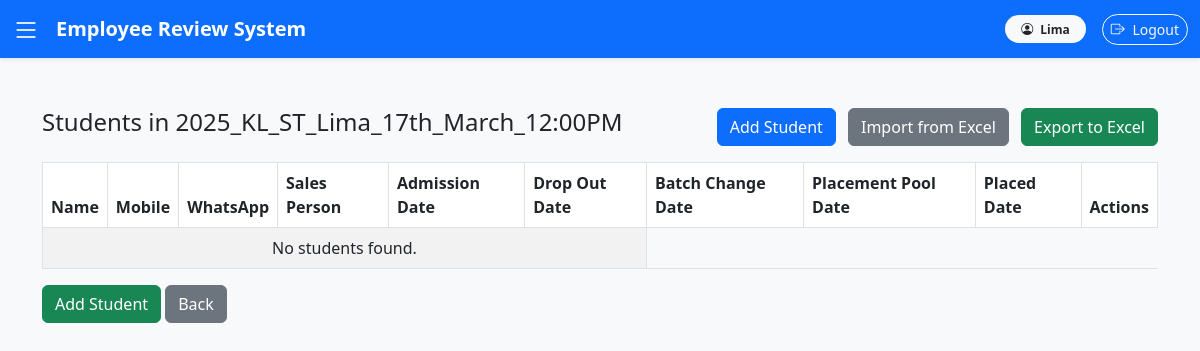
Before: /batch/2/students/ (signed in) with the older database file.
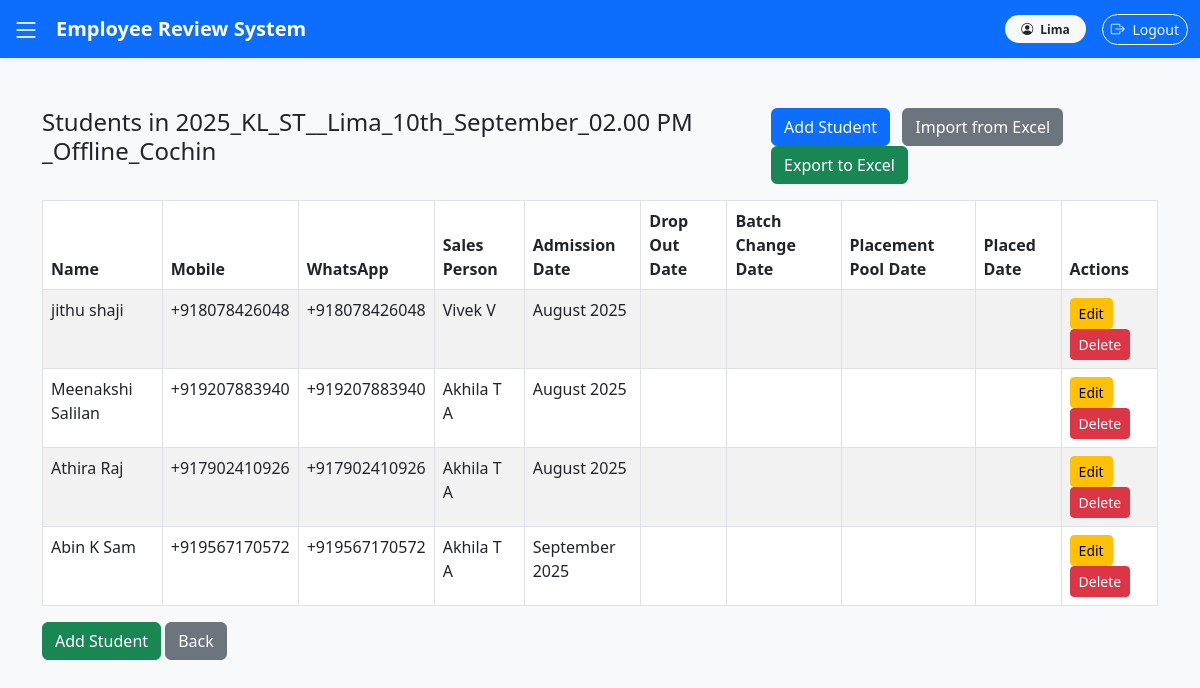
After: the same page with the newer database file.
### settings_app/models.py (models this page shows, shortened)
class Master(models.Model):
    created_date = models.DateTimeField(auto_now_add=True)
    isactive = models.BooleanField(default=True,verbose_name="Active")
    created_user = models.ForeignKey(User, null=True, blank=True, on_delete=models.CASCADE)
    class Meta:
        abstract = True
        ordering = ['-isactive']

class Batch(Master):
    name = models.CharField(max_length=100)
    branch = models.ForeignKey(Branch, on_delete=models.CASCADE)
    course = models.ForeignKey(Course, on_delete=models.CASCADE)
    faculty = models.ForeignKey(FacultyProfile, on_delete=models.CASCADE)  # 🔥 New Foreign Key
    start_date = models.DateField()  #  Added
    end_date = models.DateField()    #  Added
    total_students = models.IntegerField()
    completed = models.BooleanField(default=False)  # New field to mark batch completion

class StudentProfile(Master):
    user = models.OneToOneField(User, on_delete=models.CASCADE, related_name="student_profile")
    batch = models.ForeignKey(Batch, on_delete=models.CASCADE)
    mobile_no = PhoneNumberField(null=True, blank=True, region='IN', unique=True)  # 'IN' for India
    whatsapp_no = PhoneNumberField(null=True, blank=True, region='IN', unique=True)
    sales_person = models.ForeignKey(
        SalesProfile,
        on_delete=models.CASCADE,  # mandatory, so CASCADE makes sense
        related_name="students",
        help_text="Select the counselor who enrolled this student"
    )
    drop_out = models.BooleanField(default=False, verbose_name="Drop Out")
    admission_date = models.DateField(
        help_text="Month & Year of admission"
    )
    dropout_date = models.DateField(null=True, blank=True,
        help_text="Dropped Out Date"
    )
    batch_change = models.BooleanField(null=True, blank=True, default=False, verbose_name="Batch Changed")
    batch_change_date = models.DateField(null=True, blank=True,
        help_text="Batch Changed Date"
    )
    placed = models.BooleanField(null=True, blank=True, default=False, verbose_name="Placed")
    placed_date = models.DateField(null=True, blank=True,
        help_text="Placed Date"
    )
    placement_pool_added = models.BooleanField(null=True, blank=True, default=False, verbose_name="Placement Pool Added")
    placement_pool_added_date = models.DateField(null=True, blank=True,
        help_text="Placement Pool Added Date"
    )

class SalesProfile(Master):
    user = models.OneToOneField(User, on_delete=models.CASCADE, related_name="sales_user")
    branch = models.ForeignKey(Branch, on_delete=models.CASCADE)
    mobile_no = PhoneNumberField(null=True, blank=True, region='IN')  # 'IN' for India
    whatsapp_no = PhoneNumberField(null=True, blank=True, region='IN')
    reporting_officers = models.ManyToManyField(
        User,
        blank=True,
        related_name="sales_reporting_officers",
        help_text="Select reporting officers (Sales or Managers only)"
    )

### settings_app/views.py (the view)
# urls.py: path('batch/<int:batch_id>/students/', views.student_list, name='student_list'),
@login_required
def student_list(request, batch_id):
    batch = get_object_or_404(Batch, id=batch_id)
    students = StudentProfile.objects.filter(batch=batch)
    return render(request, "settings_app/student_list.html", {
        "batch": batch,
        "students": students
    })

### settings_app/templates/settings_app/student_list.html
{% extends 'base.html' %}
{% block content %}
<div class="container mt-5">
    <div class="d-flex justify-content-between mb-3">
    <h4>Students in {{ batch.name }}</h4>
    <div>
        <a href="{% url 'add_student' batch.id %}" class="btn btn-primary me-2">Add Student</a>
        <a href="{% url 'import_students' batch.id %}" class="btn btn-secondary me-2">Import from Excel</a>
        <a href="{% url 'export_students' batch.id %}" class="btn btn-success">Export to Excel</a>
    </div>
</div>
    <table class="table table-bordered table-striped">
        <thead>
            <tr>
                <th>Name</th>
                <th>Mobile</th>
                <th>WhatsApp</th>
                <th>Sales Person</th>
                <th>Admission Date</th>
                <th>Drop Out Date</th>
                <th>Batch Change Date</th>
                <th>Placement Pool Date </th>
                <th>Placed Date</th>
                <th>Actions</th>
            </tr>
        </thead>
        <tbody>
            {% for student in students %}
            <tr>
                <td>{{ student.user.get_full_name }}</td>
                <td>{{ student.mobile_no }}</td>
                <td>{{ student.whatsapp_no }}</td>
                <td>{{ student.sales_person.user.get_full_name }}</td>
                <td>{{ student.admission_date|date:"F Y" }}</td>
                <td>{{ student.dropout_date|date:"F Y" }}</td>
                <td>{{ student.batch_change_date|date:"F Y" }}</td>
                <td>{{ student.placement_pool_added_date|date:"F Y" }}</td>
                <td>{{ student.placed_date|date:"F Y" }}</td>
                <td>
                    <a href="{% url 'edit_student' student.id %}" class="btn btn-warning btn-sm">Edit</a>
                    <a href="{% url 'delete_student' student.id %}" class="btn btn-danger btn-sm" onclick="return confirm('Delete this student?');">Delete</a>
                </td>
            </tr>
            {% empty %}
            <tr>
                <td colspan="6" class="text-center">No students found.</td>
            </tr>
            {% endfor %}
        </tbody>
    </table>
    <div class="mt-3">
        <a href="{% url 'add_student' batch.id %}" class="btn btn-success">Add Student</a>
        <a href="{% url 'batch_list' %}" class="btn btn-secondary">Back</a>
    </div>
</div>
{% endblock %}

Changed rows visible on the page:
changed Batch: name "2025_KL_ST_Lima_17th_March_12:00PM" → "2025_KL_ST__Lima_10th_September_02.00 PM _Offline_Cochin"
added StudentProfile: user.get_full_name "jithu shaji", mobile_no "+918078426048", whatsapp_no "+918078426048", sales_person.user.get_full_name "Vivek V", admission_date "August 2025"
added StudentProfile: user.get_full_name "Meenakshi Salilan", mobile_no "+919207883940", whatsapp_no "+919207883940", sales_person.user.get_full_name "Akhila T A", admission_date "August 2025"
added StudentProfile: user.get_full_name "Athira Raj", mobile_no "+917902410926", whatsapp_no "+917902410926", sales_person.user.get_full_name "Akhila T A", admission_date "August 2025"
added StudentProfile: user.get_full_name "Abin K Sam", mobile_no "+919567170572", whatsapp_no "+919567170572", sales_person.user.get_full_name "Akhila T A", admission_date "September 2025"
Other visible differences:
text no longer shown: "No students found."
